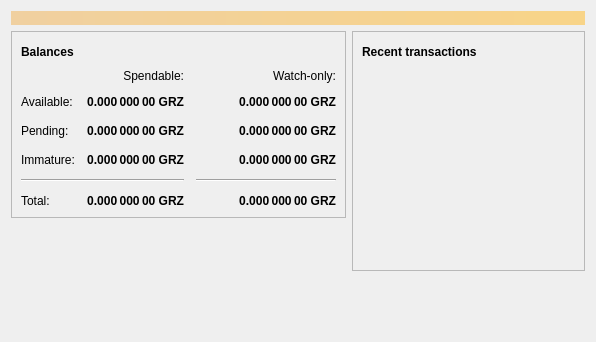
<?xml version="1.0" encoding="UTF-8"?>
<ui version="4.0">
 <class>OverviewPage</class>
 <widget class="QWidget" name="OverviewPage">
  <property name="geometry">
   <rect>
    <x>0</x>
    <y>0</y>
    <width>596</width>
    <height>342</height>
   </rect>
  </property>
  <property name="windowTitle">
   <string>Form</string>
  </property>
  <layout class="QVBoxLayout" name="topLayout">
   <item>
    <widget class="QLabel" name="labelAlerts">
     <property name="visible">
      <bool>false</bool>
     </property>
     <property name="styleSheet">
      <string notr="true">QLabel { background-color: qlineargradient(x1: 0, y1: 0, x2: 1, y2: 0, stop:0 #F0D0A0, stop:1 #F8D488); color:#000000; }</string>
     </property>
     <property name="wordWrap">
      <bool>true</bool>
     </property>
     <property name="margin">
      <number>3</number>
     </property>
     <property name="textInteractionFlags">
      <set>Qt::TextSelectableByMouse</set>
     </property>
    </widget>
   </item>
   <item>
    <layout class="QHBoxLayout" name="horizontalLayout" stretch="1,1">
     <item>
      <layout class="QVBoxLayout" name="verticalLayout_2">
       <item>
        <widget class="QFrame" name="frame">
         <property name="frameShape">
          <enum>QFrame::StyledPanel</enum>
         </property>
         <property name="frameShadow">
          <enum>QFrame::Raised</enum>
         </property>
         <layout class="QVBoxLayout" name="verticalLayout_4">
          <item>
           <layout class="QHBoxLayout" name="horizontalLayout_4">
            <item>
             <widget class="QLabel" name="label_5">
              <property name="font">
               <font>
                <weight>75</weight>
                <bold>true</bold>
               </font>
              </property>
              <property name="text">
               <string>Balances</string>
              </property>
             </widget>
            </item>
            <item>
             <widget class="QPushButton" name="labelWalletStatus">
              <property name="enabled">
               <bool>true</bool>
              </property>
              <property name="maximumSize">
               <size>
                <width>30</width>
                <height>16777215</height>
               </size>
              </property>
              <property name="toolTip">
               <string>The displayed information may be out of date. Your wallet automatically synchronizes with the Cureoptedcoins network after a connection is established, but this process has not completed yet.</string>
              </property>
              <property name="text">
               <string/>
              </property>
              <property name="icon">
               <iconset resource="../bitcoin.qrc">
                <normaloff>:/icons/warning</normaloff>
                <disabledoff>:/icons/warning</disabledoff>:/icons/warning</iconset>
              </property>
              <property name="iconSize">
               <size>
                <width>24</width>
                <height>24</height>
               </size>
              </property>
              <property name="flat">
               <bool>true</bool>
              </property>
             </widget>
            </item>
            <item>
             <spacer name="horizontalSpacer_3">
              <property name="orientation">
               <enum>Qt::Horizontal</enum>
              </property>
              <property name="sizeHint" stdset="0">
               <size>
                <width>40</width>
                <height>20</height>
               </size>
              </property>
             </spacer>
            </item>
           </layout>
          </item>
          <item>
           <layout class="QGridLayout" name="gridLayout">
            <property name="spacing">
             <number>12</number>
            </property>
            <item row="2" column="2">
             <widget class="QLabel" name="labelWatchPending">
              <property name="font">
               <font>
                <weight>75</weight>
                <bold>true</bold>
               </font>
              </property>
              <property name="cursor">
               <cursorShape>IBeamCursor</cursorShape>
              </property>
              <property name="toolTip">
               <string>Unconfirmed transactions to watch-only addresses</string>
              </property>
              <property name="text">
               <string notr="true">0.000 000 00 GRZ</string>
              </property>
              <property name="alignment">
               <set>Qt::AlignRight|Qt::AlignTrailing|Qt::AlignVCenter</set>
              </property>
              <property name="textInteractionFlags">
               <set>Qt::LinksAccessibleByMouse|Qt::TextSelectableByKeyboard|Qt::TextSelectableByMouse</set>
              </property>
             </widget>
            </item>
            <item row="2" column="1">
             <widget class="QLabel" name="labelUnconfirmed">
              <property name="font">
               <font>
                <weight>75</weight>
                <bold>true</bold>
               </font>
              </property>
              <property name="cursor">
               <cursorShape>IBeamCursor</cursorShape>
              </property>
              <property name="toolTip">
               <string>Total of transactions that have yet to be confirmed, and do not yet count toward the spendable balance</string>
              </property>
              <property name="text">
               <string notr="true">0.000 000 00 GRZ</string>
              </property>
              <property name="alignment">
               <set>Qt::AlignRight|Qt::AlignTrailing|Qt::AlignVCenter</set>
              </property>
              <property name="textInteractionFlags">
               <set>Qt::LinksAccessibleByMouse|Qt::TextSelectableByKeyboard|Qt::TextSelectableByMouse</set>
              </property>
             </widget>
            </item>
            <item row="3" column="2">
             <widget class="QLabel" name="labelWatchImmature">
              <property name="font">
               <font>
                <weight>75</weight>
                <bold>true</bold>
               </font>
              </property>
              <property name="cursor">
               <cursorShape>IBeamCursor</cursorShape>
              </property>
              <property name="toolTip">
               <string>Mined balance in watch-only addresses that has not yet matured</string>
              </property>
              <property name="text">
               <string notr="true">0.000 000 00 GRZ</string>
              </property>
              <property name="alignment">
               <set>Qt::AlignRight|Qt::AlignTrailing|Qt::AlignVCenter</set>
              </property>
              <property name="textInteractionFlags">
               <set>Qt::LinksAccessibleByMouse|Qt::TextSelectableByKeyboard|Qt::TextSelectableByMouse</set>
              </property>
             </widget>
            </item>
            <item row="4" column="0" colspan="2">
             <widget class="Line" name="line">
              <property name="orientation">
               <enum>Qt::Horizontal</enum>
              </property>
             </widget>
            </item>
            <item row="4" column="2">
             <widget class="Line" name="lineWatchBalance">
              <property name="sizePolicy">
               <sizepolicy hsizetype="Preferred" vsizetype="Fixed">
                <horstretch>0</horstretch>
                <verstretch>0</verstretch>
               </sizepolicy>
              </property>
              <property name="minimumSize">
               <size>
                <width>140</width>
                <height>0</height>
               </size>
              </property>
              <property name="orientation">
               <enum>Qt::Horizontal</enum>
              </property>
             </widget>
            </item>
            <item row="5" column="0">
             <widget class="QLabel" name="labelTotalText">
              <property name="text">
               <string>Total:</string>
              </property>
             </widget>
            </item>
            <item row="3" column="1">
             <widget class="QLabel" name="labelImmature">
              <property name="font">
               <font>
                <weight>75</weight>
                <bold>true</bold>
               </font>
              </property>
              <property name="cursor">
               <cursorShape>IBeamCursor</cursorShape>
              </property>
              <property name="toolTip">
               <string>Mined balance that has not yet matured</string>
              </property>
              <property name="text">
               <string notr="true">0.000 000 00 GRZ</string>
              </property>
              <property name="alignment">
               <set>Qt::AlignRight|Qt::AlignTrailing|Qt::AlignVCenter</set>
              </property>
              <property name="textInteractionFlags">
               <set>Qt::LinksAccessibleByMouse|Qt::TextSelectableByKeyboard|Qt::TextSelectableByMouse</set>
              </property>
             </widget>
            </item>
            <item row="2" column="3">
             <spacer name="horizontalSpacer_2">
              <property name="orientation">
               <enum>Qt::Horizontal</enum>
              </property>
              <property name="sizeHint" stdset="0">
               <size>
                <width>40</width>
                <height>20</height>
               </size>
              </property>
             </spacer>
            </item>
            <item row="3" column="0">
             <widget class="QLabel" name="labelImmatureText">
              <property name="text">
               <string>Immature:</string>
              </property>
             </widget>
            </item>
            <item row="5" column="1">
             <widget class="QLabel" name="labelTotal">
              <property name="font">
               <font>
                <weight>75</weight>
                <bold>true</bold>
               </font>
              </property>
              <property name="cursor">
               <cursorShape>IBeamCursor</cursorShape>
              </property>
              <property name="toolTip">
               <string>Your current total balance</string>
              </property>
              <property name="text">
               <string notr="true">0.000 000 00 GRZ</string>
              </property>
              <property name="alignment">
               <set>Qt::AlignRight|Qt::AlignTrailing|Qt::AlignVCenter</set>
              </property>
              <property name="textInteractionFlags">
               <set>Qt::LinksAccessibleByMouse|Qt::TextSelectableByKeyboard|Qt::TextSelectableByMouse</set>
              </property>
             </widget>
            </item>
            <item row="5" column="2">
             <widget class="QLabel" name="labelWatchTotal">
              <property name="font">
               <font>
                <weight>75</weight>
                <bold>true</bold>
               </font>
              </property>
              <property name="cursor">
               <cursorShape>IBeamCursor</cursorShape>
              </property>
              <property name="toolTip">
               <string>Current total balance in watch-only addresses</string>
              </property>
              <property name="text">
               <string notr="true">0.000 000 00 GRZ</string>
              </property>
              <property name="alignment">
               <set>Qt::AlignRight|Qt::AlignTrailing|Qt::AlignVCenter</set>
              </property>
              <property name="textInteractionFlags">
               <set>Qt::LinksAccessibleByMouse|Qt::TextSelectableByKeyboard|Qt::TextSelectableByMouse</set>
              </property>
             </widget>
            </item>
            <item row="0" column="2">
             <widget class="QLabel" name="labelWatchonly">
              <property name="text">
               <string>Watch-only:</string>
              </property>
              <property name="alignment">
               <set>Qt::AlignRight|Qt::AlignTrailing|Qt::AlignVCenter</set>
              </property>
             </widget>
            </item>
            <item row="1" column="0">
             <widget class="QLabel" name="labelBalanceText">
              <property name="text">
               <string>Available:</string>
              </property>
             </widget>
            </item>
            <item row="1" column="1">
             <widget class="QLabel" name="labelBalance">
              <property name="font">
               <font>
                <weight>75</weight>
                <bold>true</bold>
               </font>
              </property>
              <property name="cursor">
               <cursorShape>IBeamCursor</cursorShape>
              </property>
              <property name="toolTip">
               <string>Your current spendable balance</string>
              </property>
              <property name="text">
               <string notr="true">0.000 000 00 GRZ</string>
              </property>
              <property name="alignment">
               <set>Qt::AlignRight|Qt::AlignTrailing|Qt::AlignVCenter</set>
              </property>
              <property name="textInteractionFlags">
               <set>Qt::LinksAccessibleByMouse|Qt::TextSelectableByKeyboard|Qt::TextSelectableByMouse</set>
              </property>
             </widget>
            </item>
            <item row="1" column="2">
             <widget class="QLabel" name="labelWatchAvailable">
              <property name="font">
               <font>
                <weight>75</weight>
                <bold>true</bold>
               </font>
              </property>
              <property name="cursor">
               <cursorShape>IBeamCursor</cursorShape>
              </property>
              <property name="toolTip">
               <string>Your current balance in watch-only addresses</string>
              </property>
              <property name="text">
               <string notr="true">0.000 000 00 GRZ</string>
              </property>
              <property name="alignment">
               <set>Qt::AlignRight|Qt::AlignTrailing|Qt::AlignVCenter</set>
              </property>
              <property name="textInteractionFlags">
               <set>Qt::LinksAccessibleByMouse|Qt::TextSelectableByKeyboard|Qt::TextSelectableByMouse</set>
              </property>
             </widget>
            </item>
            <item row="2" column="0">
             <widget class="QLabel" name="labelPendingText">
              <property name="text">
               <string>Pending:</string>
              </property>
             </widget>
            </item>
            <item row="0" column="1">
             <widget class="QLabel" name="labelSpendable">
              <property name="text">
               <string>Spendable:</string>
              </property>
              <property name="alignment">
               <set>Qt::AlignRight|Qt::AlignTrailing|Qt::AlignVCenter</set>
              </property>
             </widget>
            </item>
           </layout>
          </item>
         </layout>
        </widget>
       </item>
       <item>
        <spacer name="verticalSpacer">
         <property name="orientation">
          <enum>Qt::Vertical</enum>
         </property>
         <property name="sizeHint" stdset="0">
          <size>
           <width>20</width>
           <height>40</height>
          </size>
         </property>
        </spacer>
       </item>
      </layout>
     </item>
     <item>
      <layout class="QVBoxLayout" name="verticalLayout_3">
       <item>
        <widget class="QFrame" name="frame_2">
         <property name="frameShape">
          <enum>QFrame::StyledPanel</enum>
         </property>
         <property name="frameShadow">
          <enum>QFrame::Raised</enum>
         </property>
         <layout class="QVBoxLayout" name="verticalLayout">
          <item>
           <layout class="QHBoxLayout" name="horizontalLayout_2">
            <item>
             <widget class="QLabel" name="label_4">
              <property name="font">
               <font>
                <weight>75</weight>
                <bold>true</bold>
               </font>
              </property>
              <property name="text">
               <string>Recent transactions</string>
              </property>
             </widget>
            </item>
            <item>
             <widget class="QPushButton" name="labelTransactionsStatus">
              <property name="enabled">
               <bool>true</bool>
              </property>
              <property name="maximumSize">
               <size>
                <width>30</width>
                <height>16777215</height>
               </size>
              </property>
              <property name="toolTip">
               <string>The displayed information may be out of date. Your wallet automatically synchronizes with the Cureoptedcoins network after a connection is established, but this process has not completed yet.</string>
              </property>
              <property name="text">
               <string/>
              </property>
              <property name="icon">
               <iconset resource="../bitcoin.qrc">
                <normaloff>:/icons/warning</normaloff>
                <disabledoff>:/icons/warning</disabledoff>:/icons/warning</iconset>
              </property>
              <property name="iconSize">
               <size>
                <width>24</width>
                <height>24</height>
               </size>
              </property>
              <property name="flat">
               <bool>true</bool>
              </property>
             </widget>
            </item>
            <item>
             <spacer name="horizontalSpacer">
              <property name="orientation">
               <enum>Qt::Horizontal</enum>
              </property>
              <property name="sizeHint" stdset="0">
               <size>
                <width>40</width>
                <height>20</height>
               </size>
              </property>
             </spacer>
            </item>
           </layout>
          </item>
          <item>
           <widget class="QListView" name="listTransactions">
            <property name="styleSheet">
             <string notr="true">QListView { background: transparent; }</string>
            </property>
            <property name="frameShape">
             <enum>QFrame::NoFrame</enum>
            </property>
            <property name="verticalScrollBarPolicy">
             <enum>Qt::ScrollBarAlwaysOff</enum>
            </property>
            <property name="horizontalScrollBarPolicy">
             <enum>Qt::ScrollBarAlwaysOff</enum>
            </property>
            <property name="selectionMode">
             <enum>QAbstractItemView::NoSelection</enum>
            </property>
           </widget>
          </item>
         </layout>
        </widget>
       </item>
       <item>
        <spacer name="verticalSpacer_2">
         <property name="orientation">
          <enum>Qt::Vertical</enum>
         </property>
         <property name="sizeHint" stdset="0">
          <size>
           <width>20</width>
           <height>40</height>
          </size>
         </property>
        </spacer>
       </item>
      </layout>
     </item>
    </layout>
   </item>
  </layout>
 </widget>
 <resources/>
 <connections/>
</ui>
